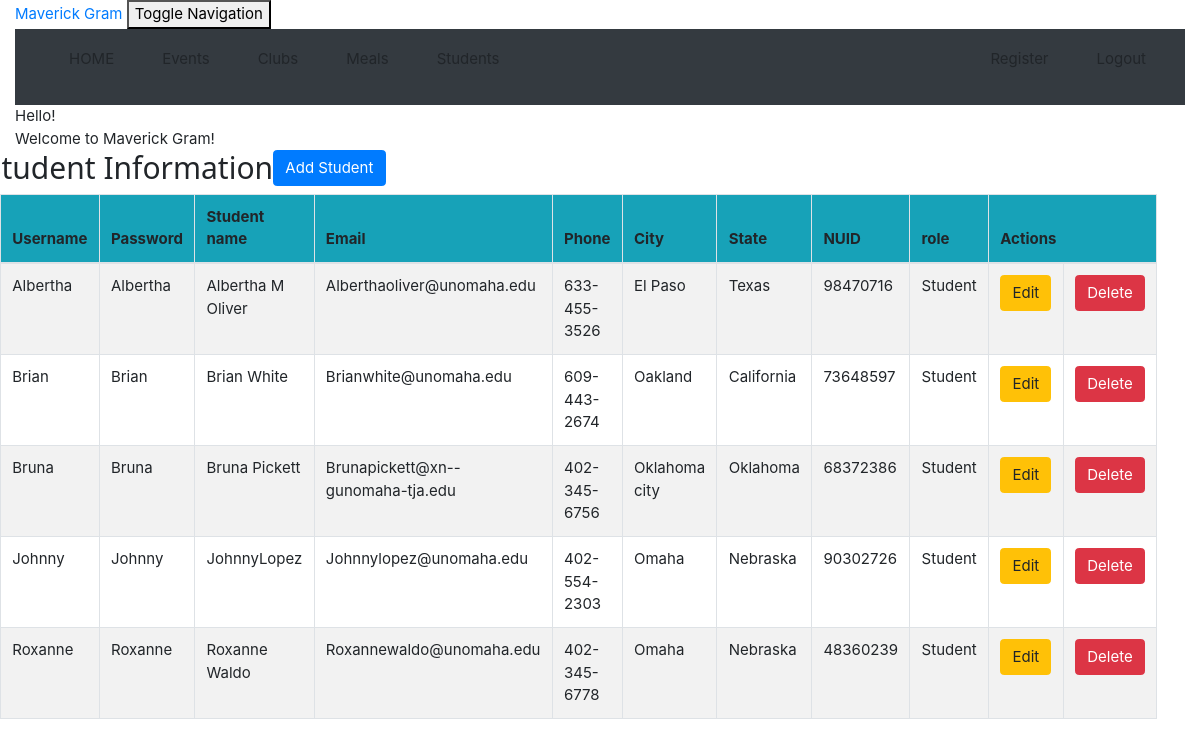
The page /student_list (signed in) on the database as committed earlier.
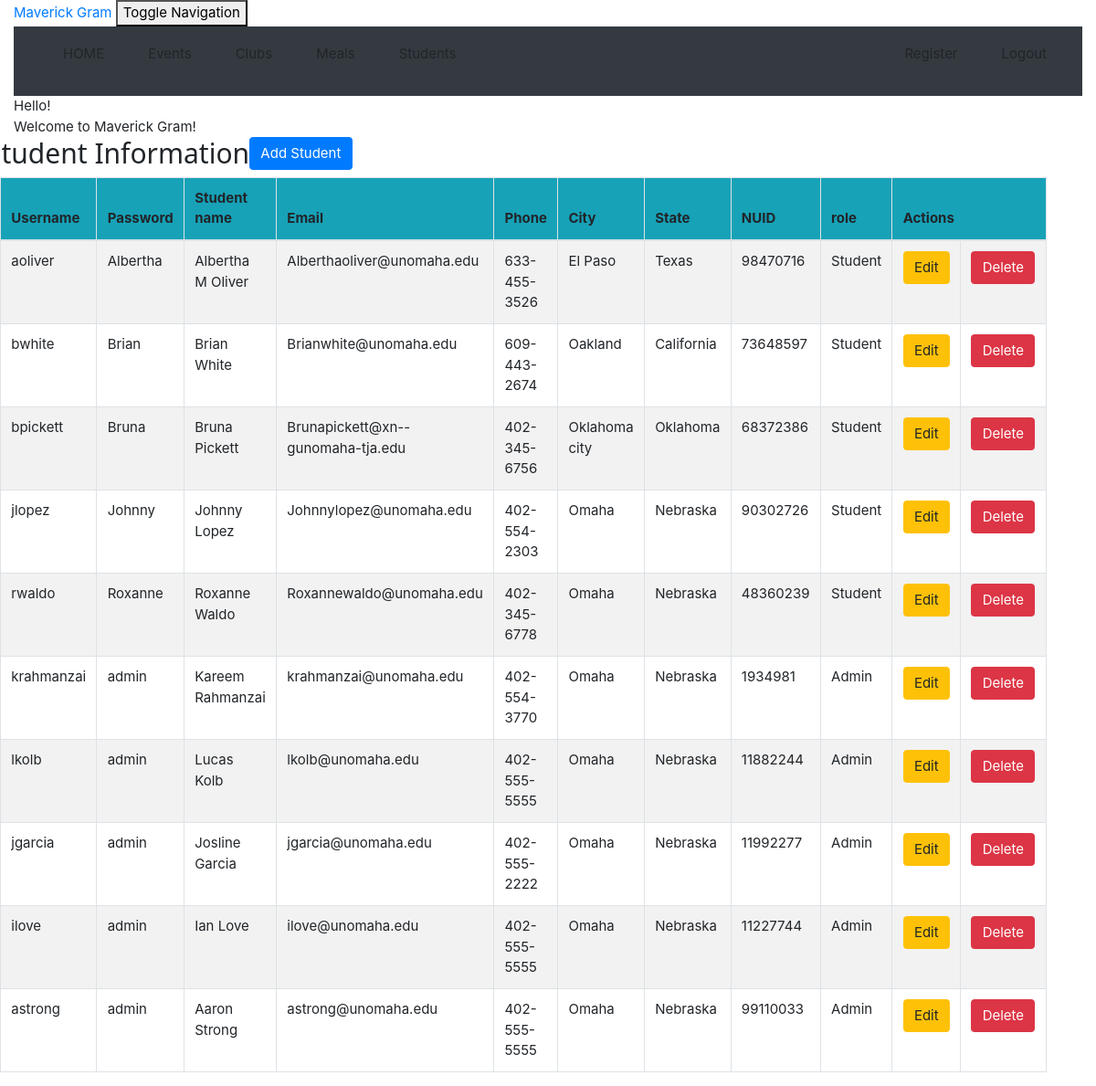
The same page on the database as committed later.
### crm/models.py (models this page shows, shortened)
class Student(models.Model):
    username = models.CharField(max_length=50)
    password = models.CharField(max_length=50)
    student_name = models.CharField(max_length=50)
    email = models.EmailField(max_length=100)
    phone = models.CharField(max_length=20)
    city = models.CharField(max_length=50)
    state = models.CharField(max_length=50)
    nu_id = models.CharField(max_length=100)
    role = models.CharField(max_length=100)

### crm/views.py (the view)
# urls.py: path('student_list', views.student_list, name='student_list'),
@staff_member_required
def student_list(request):
    student = Student.objects.filter()
    return render(request, 'crm/student_list.html',
                  {'students': student})

### crm/templates/crm/student_list.html (shortened to what this page needs)
<!DOCTYPE html>
<html lang="en">
{% extends 'crm/base.html' %}
{% block content %}
    <html>
    <head>
    </head>
    <body class="bodylist">
    <div class="container">
        <div class="panel panel-primary">
            <div class="panel-heading">Hello!</div>
            <div class="panel-body">
                Welcome to Maverick Gram!
            </div>
        </div>
    </div>
    <div class="row">
        <h2>Student Information</h2>
        <td><a href="http://127.0.0.1:8000/admin/crm/student/add/"><span class="btn btn-primary">Add Student</span></a>
        </td>
    </div>
    <div>
        <table class="table table-striped table-bordered table-hover w-auto">
            <thead>
            <tr class="bg-info">
                <th>Username</th>
                <th>Password</th>
                <th>Student name</th>
                <th>Email</th>
                <th>Phone</th>
                <th>City</th>
                <th>State</th>
                <th>NUID</th>
                <th>role</th>
                <th colspan="4">Actions</th>
            </tr>
            </thead>
            <tbody>
            {% for student in students %}
                <tr>
                    <td>{{ student.username }}</td>
                    <td>{{ student.password }}</td>
                    <td>{{ student.student_name }}</td>
                    <td>{{ student.email }}</td>
                    <td>{{ student.phone }}</td>
                    <td>{{ student.city }}</td>
                    <td>{{ student.state }}</td>
                    <td>{{ student.nu_id }}</td>
                    <td>{{ student.role }}</td>
                    <td><a href="{% url 'crm:student_edit' pk=student.pk %}"
                           class="btn btn-warning">Edit</a></td>
                    <td><a href="{% url 'crm:student_delete' pk=student.pk %}"
                           onclick="return confirm('Are you sure you want to delete?')"
                           class="btn btn-danger">Delete</a>
                    </td>
                </tr>
            {% endfor %}
            </tbody>
        </table>
    </div>
    </body>
    </html>
{% endblock %}

Rows that differ between the two databases and show on the page:
changed Student "Albertha": username "Albertha" → "aoliver"
changed Student "Brian": username "Brian" → "bwhite"
changed Student "Bruna": username "Bruna" → "bpickett"
changed Student "Johnny": username "Johnny" → "jlopez"; student_name "JohnnyLopez" → "Johnny Lopez"
changed Student "Roxanne": username "Roxanne" → "rwaldo"
added Student: username "krahmanzai", password "admin", student_name "Kareem Rahmanzai", email "krahmanzai@unomaha.edu", phone "402-554-3770", city "Omaha", state "Nebraska", nu_id "1934981", role "Admin"
added Student: username "lkolb", password "admin", student_name "Lucas Kolb", email "lkolb@unomaha.edu", phone "402-555-5555", city "Omaha", state "Nebraska", nu_id "11882244", role "Admin"
added Student: username "jgarcia", password "admin", student_name "Josline Garcia", email "jgarcia@unomaha.edu", phone "402-555-2222", city "Omaha", state "Nebraska", nu_id "11992277", role "Admin"
added Student: username "ilove", password "admin", student_name "Ian Love", email "ilove@unomaha.edu", phone "402-555-5555", city "Omaha", state "Nebraska", nu_id "11227744", role "Admin"
added Student: username "astrong", password "admin", student_name "Aaron Strong", email "astrong@unomaha.edu", phone "402-555-5555", city "Omaha", state "Nebraska", nu_id "99110033", role "Admin"
